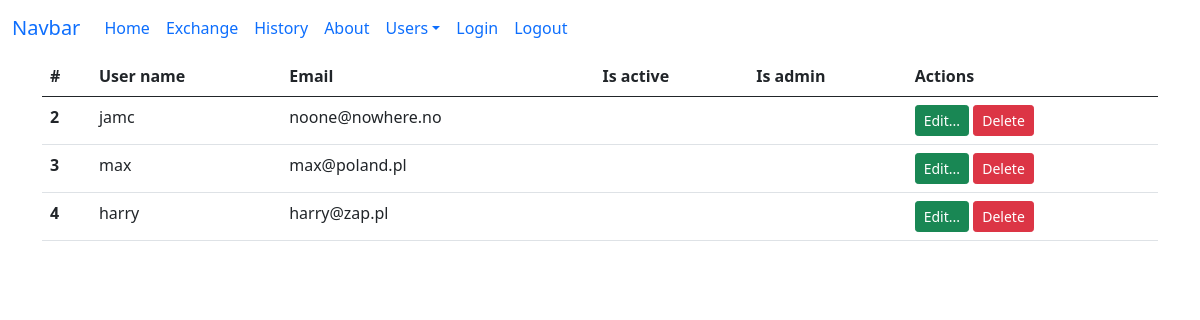
/users, run on an earlier commit of the app's database.
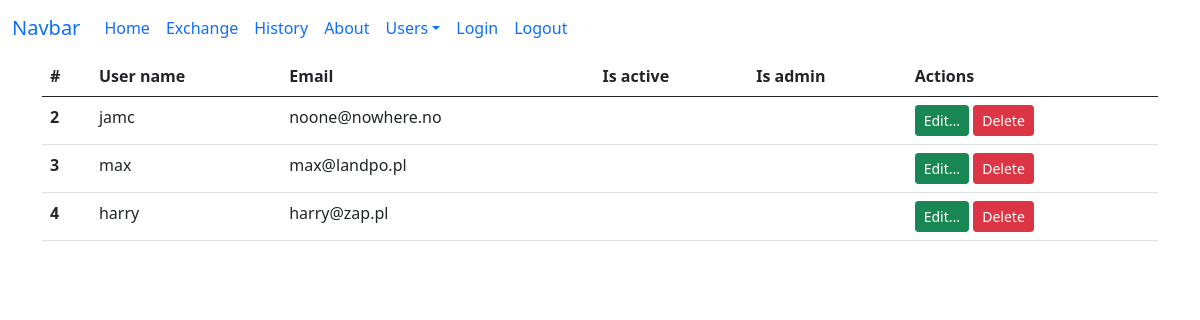
And on a later commit of the database.
### tables this page shows
CREATE TABLE users(
id integer primary key autoincrement,
name varchar(100) not null unique,
email varchar(100) not null unique,
password text,
is_active boolean not null default 0,
is_admin boolean not null default 0
);

### app.py (the view)
@app.route("/users")
def users():
    db = get_db()
    sql_command = "select id, name, email, is_admin, is_active from users;"
    cur = db.execute(sql_command)
    users = cur.fetchall()
    return render_template("users.html", active_menu="users", users=users)

### app.py (called while the page is built)
def get_db():
    if not hasattr(g, 'sqlite.db'):
        conn = sqlite3.connect(app_info['db_file'])
        conn.row_factory = sqlite3.Row
        g.sqlite_db = conn
    return g.sqlite_db

### templates/users.html (shortened to what this page needs)
{% extends "base.html" %}
{% block content %}
<div class="container">
    <table class="table">
        <thead>
          <tr>
            <th scope="col">#</th>
            <th scope="col">User name</th>
            <th scope="col">Email</th>
            <th scope="col">Is active</th>
            <th scope="col">Is admin</th>
            <th scope="col">Actions</th>
          </tr>
        </thead>
        <tbody>
          {% for user in users %}
          <tr>
            <th scope="row">{{ user.id }}</th>
            <td>{{ user.name }}</td>
            <td>{{ user.email }}</td>
            <td>       </td>
            <td>       </td>
            <td>
                <a href="{{ url_for('edit_user', user_name=user.name) }}"
                   class="btn btn-success btn-sm" role="button">Edit...</a>
                <a type="button" class="btn btn-danger btn-sm delete-confirm"
                   data-bs-toggle="modal" data-bs-target="#confirmDeleteModal"
                   data-desc="{{ 'Delete user {}?'.format(user.name) }}"
                   data-url="{{ url_for('user_delete', user_name=user.name) }}">
                  Delete
                </a>
            </td>
          </tr>
          {%endfor%}
        </tbody>
      </table>
</div>
{% endblock %}

### templates/base.html (shortened to what this page needs)
{% from "macros.html" import show_flash_message, show_all_flash_message %}
<!doctype html>
<html lang="en">
  <head>
    <link href="https://cdn.jsdelivr.net/npm/bootstrap@5.0.0-beta2/dist/css/bootstrap.min.css" rel="stylesheet">
  </head>
  <body>
    {% include "menu.html" %}
    {% block content %} {% endblock %}
  </body>
</html>

### templates/menu.html (shortened to what this page needs)
<nav class="navbar navbar-expand-lg bg-body-tertiary">
    <div class="container-fluid">
      <a class="navbar-brand" href="#">Navbar</a>
      <div class="collapse navbar-collapse" id="navbarNav">
        <ul class="navbar-nav">
          <li class="nav-item">
            <a class="nav-link {{'active' if active_menu=='home'}}" aria-current="page" href="{{ url_for('index') }}">Home</a>
          </li>
          <li class="nav-item">
            <a class="nav-link {{'active' if active_menu=='exchange'}}" href="{{ url_for('exchange') }}">Exchange</a>
          </li>
          <li class="nav-item">
            <a class="nav-link {{'active' if active_menu=='history'}}" href="{{ url_for("history")}}">History</a>
          </li>
          <li class="nav-item">
            <a class="nav-link {{'active' if active_menu=='about'}}" href="#" tabindex="-1" aria-disabled="true">About</a>
          </li>
          <li class="nav-item dropdown">
            <a class="nav-link dropdown-toggle" href="#" id="navbarDropdown" role="button"
                      data-bs-toggle="dropdown" aria-expanded="false">Users</a>
          </li>
          <li class="nav-item">
            <a class="nav-link {{ 'active' if active_menu=='login' }}" href="{{ url_for('login') }}" tabindex="-1">Login</a>
          </li>
          <li class="nav-item">
            <a class="nav-link {{ 'active' if active_menu=='logout' }}" href="{{ url_for('logout') }}" tabindex="-1">
              Logout {{ session['user'] if 'user' in session }}</a>
          </li>
        </ul>
      </div>
    </div>
  </nav>

What changed in the data, as far as the page shows it:
changed users "max": email "max@poland.pl" → "max@landpo.pl"
